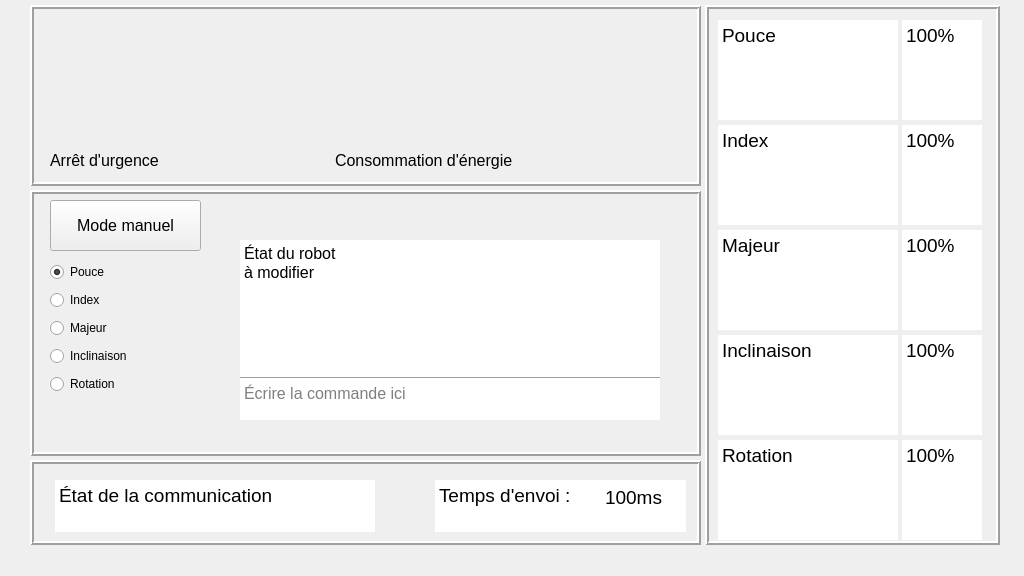
<?xml version="1.0" encoding="UTF-8"?>
<ui version="4.0">
 <class>MainWindow</class>
 <widget class="QMainWindow" name="MainWindow">
  <property name="enabled">
   <bool>true</bool>
  </property>
  <property name="geometry">
   <rect>
    <x>0</x>
    <y>0</y>
    <width>1024</width>
    <height>576</height>
   </rect>
  </property>
  <property name="minimumSize">
   <size>
    <width>1024</width>
    <height>576</height>
   </size>
  </property>
  <property name="maximumSize">
   <size>
    <width>1024</width>
    <height>576</height>
   </size>
  </property>
  <property name="windowTitle">
   <string>Puissance Gant</string>
  </property>
  <widget class="QWidget" name="centralwidget">
   <widget class="QFrame" name="Frame_Comm">
    <property name="geometry">
     <rect>
      <x>30</x>
      <y>460</y>
      <width>671</width>
      <height>85</height>
     </rect>
    </property>
    <property name="frameShape">
     <enum>QFrame::Box</enum>
    </property>
    <property name="frameShadow">
     <enum>QFrame::Raised</enum>
    </property>
    <property name="lineWidth">
     <number>2</number>
    </property>
    <widget class="QTextEdit" name="Text_EtatComm">
     <property name="enabled">
      <bool>true</bool>
     </property>
     <property name="geometry">
      <rect>
       <x>25</x>
       <y>20</y>
       <width>320</width>
       <height>52</height>
      </rect>
     </property>
     <property name="frameShape">
      <enum>QFrame::NoFrame</enum>
     </property>
     <property name="readOnly">
      <bool>true</bool>
     </property>
     <property name="html">
      <string>&lt;!DOCTYPE HTML PUBLIC &quot;-//W3C//DTD HTML 4.0//EN&quot; &quot;http://www.w3.org/TR/REC-html40/strict.dtd&quot;&gt;
&lt;html&gt;&lt;head&gt;&lt;meta name=&quot;qrichtext&quot; content=&quot;1&quot; /&gt;&lt;style type=&quot;text/css&quot;&gt;
p, li { white-space: pre-wrap; }
&lt;/style&gt;&lt;/head&gt;&lt;body style=&quot; font-family:'MS Shell Dlg 2'; font-size:7.8pt; font-weight:400; font-style:normal;&quot;&gt;
&lt;p style=&quot; margin-top:0px; margin-bottom:0px; margin-left:0px; margin-right:0px; -qt-block-indent:0; text-indent:0px;&quot;&gt;&lt;span style=&quot; font-size:14pt;&quot;&gt;État de la communication &lt;/span&gt;&lt;/p&gt;&lt;/body&gt;&lt;/html&gt;</string>
     </property>
    </widget>
    <widget class="QLabel" name="Label_CroixRouge">
     <property name="geometry">
      <rect>
       <x>290</x>
       <y>20</y>
       <width>48</width>
       <height>48</height>
      </rect>
     </property>
     <property name="minimumSize">
      <size>
       <width>48</width>
       <height>48</height>
      </size>
     </property>
     <property name="maximumSize">
      <size>
       <width>48</width>
       <height>48</height>
      </size>
     </property>
     <property name="text">
      <string/>
     </property>
     <property name="pixmap">
      <pixmap resource="Icônes/icones.qrc">:/PathIcones/croix_rouge.png</pixmap>
     </property>
     <property name="scaledContents">
      <bool>true</bool>
     </property>
    </widget>
    <widget class="QLabel" name="Label_CrochetVert">
     <property name="enabled">
      <bool>true</bool>
     </property>
     <property name="geometry">
      <rect>
       <x>290</x>
       <y>20</y>
       <width>48</width>
       <height>48</height>
      </rect>
     </property>
     <property name="minimumSize">
      <size>
       <width>48</width>
       <height>48</height>
      </size>
     </property>
     <property name="maximumSize">
      <size>
       <width>48</width>
       <height>48</height>
      </size>
     </property>
     <property name="text">
      <string/>
     </property>
     <property name="pixmap">
      <pixmap resource="Icônes/icones.qrc">:/PathIcones/crochet_vert.png</pixmap>
     </property>
     <property name="scaledContents">
      <bool>true</bool>
     </property>
    </widget>
    <widget class="QLabel" name="Label_TempsEnvoi">
     <property name="geometry">
      <rect>
       <x>575</x>
       <y>27</y>
       <width>73</width>
       <height>21</height>
      </rect>
     </property>
     <property name="font">
      <font>
       <pointsize>14</pointsize>
      </font>
     </property>
     <property name="text">
      <string>100ms</string>
     </property>
    </widget>
    <widget class="QTextEdit" name="Text_TempsEnvoi">
     <property name="enabled">
      <bool>true</bool>
     </property>
     <property name="geometry">
      <rect>
       <x>405</x>
       <y>20</y>
       <width>251</width>
       <height>52</height>
      </rect>
     </property>
     <property name="font">
      <font>
       <pointsize>14</pointsize>
      </font>
     </property>
     <property name="frameShape">
      <enum>QFrame::NoFrame</enum>
     </property>
     <property name="readOnly">
      <bool>true</bool>
     </property>
     <property name="html">
      <string>&lt;!DOCTYPE HTML PUBLIC &quot;-//W3C//DTD HTML 4.0//EN&quot; &quot;http://www.w3.org/TR/REC-html40/strict.dtd&quot;&gt;
&lt;html&gt;&lt;head&gt;&lt;meta name=&quot;qrichtext&quot; content=&quot;1&quot; /&gt;&lt;style type=&quot;text/css&quot;&gt;
p, li { white-space: pre-wrap; }
&lt;/style&gt;&lt;/head&gt;&lt;body style=&quot; font-family:'MS Shell Dlg 2'; font-size:14pt; font-weight:400; font-style:normal;&quot;&gt;
&lt;p style=&quot; margin-top:0px; margin-bottom:0px; margin-left:0px; margin-right:0px; -qt-block-indent:0; text-indent:0px;&quot;&gt;Temps d'envoi : &lt;/p&gt;&lt;/body&gt;&lt;/html&gt;</string>
     </property>
    </widget>
    <zorder>Text_EtatComm</zorder>
    <zorder>Label_CroixRouge</zorder>
    <zorder>Label_CrochetVert</zorder>
    <zorder>Text_TempsEnvoi</zorder>
    <zorder>Label_TempsEnvoi</zorder>
   </widget>
   <widget class="QFrame" name="Frame_Doigts">
    <property name="geometry">
     <rect>
      <x>705</x>
      <y>5</y>
      <width>295</width>
      <height>540</height>
     </rect>
    </property>
    <property name="autoFillBackground">
     <bool>false</bool>
    </property>
    <property name="frameShape">
     <enum>QFrame::Box</enum>
    </property>
    <property name="frameShadow">
     <enum>QFrame::Raised</enum>
    </property>
    <property name="lineWidth">
     <number>2</number>
    </property>
    <property name="midLineWidth">
     <number>0</number>
    </property>
    <widget class="QWidget" name="horizontalLayoutWidget">
     <property name="geometry">
      <rect>
       <x>10</x>
       <y>10</y>
       <width>271</width>
       <height>531</height>
      </rect>
     </property>
     <layout class="QHBoxLayout" name="Layout_InfoDoigts">
      <property name="spacing">
       <number>1</number>
      </property>
      <item>
       <layout class="QVBoxLayout" name="Layout_Doigts">
        <property name="spacing">
         <number>0</number>
        </property>
        <item>
         <widget class="QTextEdit" name="Text_Pouce">
          <property name="sizePolicy">
           <sizepolicy hsizetype="Fixed" vsizetype="Fixed">
            <horstretch>0</horstretch>
            <verstretch>0</verstretch>
           </sizepolicy>
          </property>
          <property name="minimumSize">
           <size>
            <width>180</width>
            <height>100</height>
           </size>
          </property>
          <property name="maximumSize">
           <size>
            <width>180</width>
            <height>100</height>
           </size>
          </property>
          <property name="font">
           <font>
            <pointsize>14</pointsize>
           </font>
          </property>
          <property name="frameShape">
           <enum>QFrame::Box</enum>
          </property>
          <property name="frameShadow">
           <enum>QFrame::Plain</enum>
          </property>
          <property name="lineWidth">
           <number>0</number>
          </property>
          <property name="readOnly">
           <bool>true</bool>
          </property>
          <property name="html">
           <string>&lt;!DOCTYPE HTML PUBLIC &quot;-//W3C//DTD HTML 4.0//EN&quot; &quot;http://www.w3.org/TR/REC-html40/strict.dtd&quot;&gt;
&lt;html&gt;&lt;head&gt;&lt;meta name=&quot;qrichtext&quot; content=&quot;1&quot; /&gt;&lt;style type=&quot;text/css&quot;&gt;
p, li { white-space: pre-wrap; }
&lt;/style&gt;&lt;/head&gt;&lt;body style=&quot; font-family:'MS Shell Dlg 2'; font-size:14pt; font-weight:400; font-style:normal;&quot;&gt;
&lt;p style=&quot; margin-top:0px; margin-bottom:0px; margin-left:0px; margin-right:0px; -qt-block-indent:0; text-indent:0px;&quot;&gt;Pouce&lt;/p&gt;&lt;/body&gt;&lt;/html&gt;</string>
          </property>
         </widget>
        </item>
        <item>
         <widget class="QTextEdit" name="Text_Index">
          <property name="sizePolicy">
           <sizepolicy hsizetype="Fixed" vsizetype="Fixed">
            <horstretch>0</horstretch>
            <verstretch>0</verstretch>
           </sizepolicy>
          </property>
          <property name="minimumSize">
           <size>
            <width>180</width>
            <height>100</height>
           </size>
          </property>
          <property name="maximumSize">
           <size>
            <width>180</width>
            <height>100</height>
           </size>
          </property>
          <property name="font">
           <font>
            <pointsize>14</pointsize>
           </font>
          </property>
          <property name="frameShape">
           <enum>QFrame::Box</enum>
          </property>
          <property name="frameShadow">
           <enum>QFrame::Plain</enum>
          </property>
          <property name="lineWidth">
           <number>0</number>
          </property>
          <property name="readOnly">
           <bool>true</bool>
          </property>
          <property name="html">
           <string>&lt;!DOCTYPE HTML PUBLIC &quot;-//W3C//DTD HTML 4.0//EN&quot; &quot;http://www.w3.org/TR/REC-html40/strict.dtd&quot;&gt;
&lt;html&gt;&lt;head&gt;&lt;meta name=&quot;qrichtext&quot; content=&quot;1&quot; /&gt;&lt;style type=&quot;text/css&quot;&gt;
p, li { white-space: pre-wrap; }
&lt;/style&gt;&lt;/head&gt;&lt;body style=&quot; font-family:'MS Shell Dlg 2'; font-size:14pt; font-weight:400; font-style:normal;&quot;&gt;
&lt;p style=&quot; margin-top:0px; margin-bottom:0px; margin-left:0px; margin-right:0px; -qt-block-indent:0; text-indent:0px;&quot;&gt;Index&lt;/p&gt;&lt;/body&gt;&lt;/html&gt;</string>
          </property>
         </widget>
        </item>
        <item>
         <widget class="QTextEdit" name="Text_Majeur">
          <property name="sizePolicy">
           <sizepolicy hsizetype="Fixed" vsizetype="Fixed">
            <horstretch>0</horstretch>
            <verstretch>0</verstretch>
           </sizepolicy>
          </property>
          <property name="minimumSize">
           <size>
            <width>180</width>
            <height>100</height>
           </size>
          </property>
          <property name="maximumSize">
           <size>
            <width>180</width>
            <height>100</height>
           </size>
          </property>
          <property name="font">
           <font>
            <pointsize>14</pointsize>
           </font>
          </property>
          <property name="frameShape">
           <enum>QFrame::Box</enum>
          </property>
          <property name="frameShadow">
           <enum>QFrame::Plain</enum>
          </property>
          <property name="lineWidth">
           <number>0</number>
          </property>
          <property name="readOnly">
           <bool>true</bool>
          </property>
          <property name="html">
           <string>&lt;!DOCTYPE HTML PUBLIC &quot;-//W3C//DTD HTML 4.0//EN&quot; &quot;http://www.w3.org/TR/REC-html40/strict.dtd&quot;&gt;
&lt;html&gt;&lt;head&gt;&lt;meta name=&quot;qrichtext&quot; content=&quot;1&quot; /&gt;&lt;style type=&quot;text/css&quot;&gt;
p, li { white-space: pre-wrap; }
&lt;/style&gt;&lt;/head&gt;&lt;body style=&quot; font-family:'MS Shell Dlg 2'; font-size:14pt; font-weight:400; font-style:normal;&quot;&gt;
&lt;p style=&quot; margin-top:0px; margin-bottom:0px; margin-left:0px; margin-right:0px; -qt-block-indent:0; text-indent:0px;&quot;&gt;Majeur&lt;/p&gt;&lt;/body&gt;&lt;/html&gt;</string>
          </property>
         </widget>
        </item>
        <item>
         <widget class="QTextEdit" name="Text_Inclinaison">
          <property name="sizePolicy">
           <sizepolicy hsizetype="Fixed" vsizetype="Fixed">
            <horstretch>0</horstretch>
            <verstretch>0</verstretch>
           </sizepolicy>
          </property>
          <property name="minimumSize">
           <size>
            <width>180</width>
            <height>100</height>
           </size>
          </property>
          <property name="maximumSize">
           <size>
            <width>180</width>
            <height>100</height>
           </size>
          </property>
          <property name="font">
           <font>
            <pointsize>14</pointsize>
           </font>
          </property>
          <property name="frameShape">
           <enum>QFrame::Box</enum>
          </property>
          <property name="frameShadow">
           <enum>QFrame::Plain</enum>
          </property>
          <property name="lineWidth">
           <number>0</number>
          </property>
          <property name="readOnly">
           <bool>true</bool>
          </property>
          <property name="html">
           <string>&lt;!DOCTYPE HTML PUBLIC &quot;-//W3C//DTD HTML 4.0//EN&quot; &quot;http://www.w3.org/TR/REC-html40/strict.dtd&quot;&gt;
&lt;html&gt;&lt;head&gt;&lt;meta name=&quot;qrichtext&quot; content=&quot;1&quot; /&gt;&lt;style type=&quot;text/css&quot;&gt;
p, li { white-space: pre-wrap; }
&lt;/style&gt;&lt;/head&gt;&lt;body style=&quot; font-family:'MS Shell Dlg 2'; font-size:14pt; font-weight:400; font-style:normal;&quot;&gt;
&lt;p style=&quot; margin-top:0px; margin-bottom:0px; margin-left:0px; margin-right:0px; -qt-block-indent:0; text-indent:0px;&quot;&gt;Inclinaison&lt;/p&gt;&lt;/body&gt;&lt;/html&gt;</string>
          </property>
         </widget>
        </item>
        <item>
         <widget class="QTextEdit" name="Text_Rotation">
          <property name="sizePolicy">
           <sizepolicy hsizetype="Fixed" vsizetype="Fixed">
            <horstretch>0</horstretch>
            <verstretch>0</verstretch>
           </sizepolicy>
          </property>
          <property name="minimumSize">
           <size>
            <width>180</width>
            <height>100</height>
           </size>
          </property>
          <property name="maximumSize">
           <size>
            <width>180</width>
            <height>100</height>
           </size>
          </property>
          <property name="font">
           <font>
            <pointsize>14</pointsize>
           </font>
          </property>
          <property name="frameShape">
           <enum>QFrame::Box</enum>
          </property>
          <property name="frameShadow">
           <enum>QFrame::Plain</enum>
          </property>
          <property name="lineWidth">
           <number>0</number>
          </property>
          <property name="readOnly">
           <bool>true</bool>
          </property>
          <property name="html">
           <string>&lt;!DOCTYPE HTML PUBLIC &quot;-//W3C//DTD HTML 4.0//EN&quot; &quot;http://www.w3.org/TR/REC-html40/strict.dtd&quot;&gt;
&lt;html&gt;&lt;head&gt;&lt;meta name=&quot;qrichtext&quot; content=&quot;1&quot; /&gt;&lt;style type=&quot;text/css&quot;&gt;
p, li { white-space: pre-wrap; }
&lt;/style&gt;&lt;/head&gt;&lt;body style=&quot; font-family:'MS Shell Dlg 2'; font-size:14pt; font-weight:400; font-style:normal;&quot;&gt;
&lt;p style=&quot; margin-top:0px; margin-bottom:0px; margin-left:0px; margin-right:0px; -qt-block-indent:0; text-indent:0px;&quot;&gt;Rotation&lt;/p&gt;&lt;/body&gt;&lt;/html&gt;</string>
          </property>
         </widget>
        </item>
       </layout>
      </item>
      <item>
       <layout class="QVBoxLayout" name="Layout_Angles">
        <property name="spacing">
         <number>0</number>
        </property>
        <item>
         <widget class="QTextEdit" name="Text_PourcentagePouce">
          <property name="minimumSize">
           <size>
            <width>80</width>
            <height>100</height>
           </size>
          </property>
          <property name="maximumSize">
           <size>
            <width>80</width>
            <height>100</height>
           </size>
          </property>
          <property name="font">
           <font>
            <pointsize>14</pointsize>
           </font>
          </property>
          <property name="frameShape">
           <enum>QFrame::Box</enum>
          </property>
          <property name="frameShadow">
           <enum>QFrame::Plain</enum>
          </property>
          <property name="lineWidth">
           <number>0</number>
          </property>
          <property name="readOnly">
           <bool>true</bool>
          </property>
          <property name="html">
           <string>&lt;!DOCTYPE HTML PUBLIC &quot;-//W3C//DTD HTML 4.0//EN&quot; &quot;http://www.w3.org/TR/REC-html40/strict.dtd&quot;&gt;
&lt;html&gt;&lt;head&gt;&lt;meta name=&quot;qrichtext&quot; content=&quot;1&quot; /&gt;&lt;style type=&quot;text/css&quot;&gt;
p, li { white-space: pre-wrap; }
&lt;/style&gt;&lt;/head&gt;&lt;body style=&quot; font-family:'MS Shell Dlg 2'; font-size:14pt; font-weight:400; font-style:normal;&quot;&gt;
&lt;p style=&quot; margin-top:0px; margin-bottom:0px; margin-left:0px; margin-right:0px; -qt-block-indent:0; text-indent:0px;&quot;&gt;100%&lt;/p&gt;&lt;/body&gt;&lt;/html&gt;</string>
          </property>
         </widget>
        </item>
        <item>
         <widget class="QTextEdit" name="Text_PourcentageIndex">
          <property name="minimumSize">
           <size>
            <width>80</width>
            <height>100</height>
           </size>
          </property>
          <property name="maximumSize">
           <size>
            <width>80</width>
            <height>100</height>
           </size>
          </property>
          <property name="font">
           <font>
            <pointsize>14</pointsize>
           </font>
          </property>
          <property name="frameShape">
           <enum>QFrame::Box</enum>
          </property>
          <property name="frameShadow">
           <enum>QFrame::Plain</enum>
          </property>
          <property name="lineWidth">
           <number>0</number>
          </property>
          <property name="readOnly">
           <bool>true</bool>
          </property>
          <property name="html">
           <string>&lt;!DOCTYPE HTML PUBLIC &quot;-//W3C//DTD HTML 4.0//EN&quot; &quot;http://www.w3.org/TR/REC-html40/strict.dtd&quot;&gt;
&lt;html&gt;&lt;head&gt;&lt;meta name=&quot;qrichtext&quot; content=&quot;1&quot; /&gt;&lt;style type=&quot;text/css&quot;&gt;
p, li { white-space: pre-wrap; }
&lt;/style&gt;&lt;/head&gt;&lt;body style=&quot; font-family:'MS Shell Dlg 2'; font-size:14pt; font-weight:400; font-style:normal;&quot;&gt;
&lt;p style=&quot; margin-top:0px; margin-bottom:0px; margin-left:0px; margin-right:0px; -qt-block-indent:0; text-indent:0px;&quot;&gt;100%&lt;/p&gt;&lt;/body&gt;&lt;/html&gt;</string>
          </property>
         </widget>
        </item>
        <item>
         <widget class="QTextEdit" name="Text_PourcentageMajeur">
          <property name="minimumSize">
           <size>
            <width>80</width>
            <height>100</height>
           </size>
          </property>
          <property name="maximumSize">
           <size>
            <width>80</width>
            <height>100</height>
           </size>
          </property>
          <property name="font">
           <font>
            <pointsize>14</pointsize>
           </font>
          </property>
          <property name="frameShape">
           <enum>QFrame::Box</enum>
          </property>
          <property name="frameShadow">
           <enum>QFrame::Plain</enum>
          </property>
          <property name="lineWidth">
           <number>0</number>
          </property>
          <property name="readOnly">
           <bool>true</bool>
          </property>
          <property name="html">
           <string>&lt;!DOCTYPE HTML PUBLIC &quot;-//W3C//DTD HTML 4.0//EN&quot; &quot;http://www.w3.org/TR/REC-html40/strict.dtd&quot;&gt;
&lt;html&gt;&lt;head&gt;&lt;meta name=&quot;qrichtext&quot; content=&quot;1&quot; /&gt;&lt;style type=&quot;text/css&quot;&gt;
p, li { white-space: pre-wrap; }
&lt;/style&gt;&lt;/head&gt;&lt;body style=&quot; font-family:'MS Shell Dlg 2'; font-size:14pt; font-weight:400; font-style:normal;&quot;&gt;
&lt;p style=&quot; margin-top:0px; margin-bottom:0px; margin-left:0px; margin-right:0px; -qt-block-indent:0; text-indent:0px;&quot;&gt;100%&lt;/p&gt;&lt;/body&gt;&lt;/html&gt;</string>
          </property>
         </widget>
        </item>
        <item>
         <widget class="QTextEdit" name="Text_PourcentageInclinaison">
          <property name="minimumSize">
           <size>
            <width>80</width>
            <height>100</height>
           </size>
          </property>
          <property name="maximumSize">
           <size>
            <width>80</width>
            <height>100</height>
           </size>
          </property>
          <property name="font">
           <font>
            <pointsize>14</pointsize>
           </font>
          </property>
          <property name="frameShape">
           <enum>QFrame::Box</enum>
          </property>
          <property name="frameShadow">
           <enum>QFrame::Plain</enum>
          </property>
          <property name="lineWidth">
           <number>0</number>
          </property>
          <property name="readOnly">
           <bool>true</bool>
          </property>
          <property name="html">
           <string>&lt;!DOCTYPE HTML PUBLIC &quot;-//W3C//DTD HTML 4.0//EN&quot; &quot;http://www.w3.org/TR/REC-html40/strict.dtd&quot;&gt;
&lt;html&gt;&lt;head&gt;&lt;meta name=&quot;qrichtext&quot; content=&quot;1&quot; /&gt;&lt;style type=&quot;text/css&quot;&gt;
p, li { white-space: pre-wrap; }
&lt;/style&gt;&lt;/head&gt;&lt;body style=&quot; font-family:'MS Shell Dlg 2'; font-size:14pt; font-weight:400; font-style:normal;&quot;&gt;
&lt;p style=&quot; margin-top:0px; margin-bottom:0px; margin-left:0px; margin-right:0px; -qt-block-indent:0; text-indent:0px;&quot;&gt;100%&lt;/p&gt;&lt;/body&gt;&lt;/html&gt;</string>
          </property>
         </widget>
        </item>
        <item>
         <widget class="QTextEdit" name="Text_PourcentageRotation">
          <property name="minimumSize">
           <size>
            <width>80</width>
            <height>100</height>
           </size>
          </property>
          <property name="maximumSize">
           <size>
            <width>80</width>
            <height>100</height>
           </size>
          </property>
          <property name="font">
           <font>
            <pointsize>14</pointsize>
           </font>
          </property>
          <property name="frameShape">
           <enum>QFrame::Box</enum>
          </property>
          <property name="frameShadow">
           <enum>QFrame::Plain</enum>
          </property>
          <property name="lineWidth">
           <number>0</number>
          </property>
          <property name="readOnly">
           <bool>true</bool>
          </property>
          <property name="html">
           <string>&lt;!DOCTYPE HTML PUBLIC &quot;-//W3C//DTD HTML 4.0//EN&quot; &quot;http://www.w3.org/TR/REC-html40/strict.dtd&quot;&gt;
&lt;html&gt;&lt;head&gt;&lt;meta name=&quot;qrichtext&quot; content=&quot;1&quot; /&gt;&lt;style type=&quot;text/css&quot;&gt;
p, li { white-space: pre-wrap; }
&lt;/style&gt;&lt;/head&gt;&lt;body style=&quot; font-family:'MS Shell Dlg 2'; font-size:14pt; font-weight:400; font-style:normal;&quot;&gt;
&lt;p style=&quot; margin-top:0px; margin-bottom:0px; margin-left:0px; margin-right:0px; -qt-block-indent:0; text-indent:0px;&quot;&gt;100%&lt;/p&gt;&lt;/body&gt;&lt;/html&gt;</string>
          </property>
         </widget>
        </item>
       </layout>
      </item>
     </layout>
    </widget>
   </widget>
   <widget class="QFrame" name="Frame_Boutons">
    <property name="geometry">
     <rect>
      <x>30</x>
      <y>5</y>
      <width>671</width>
      <height>181</height>
     </rect>
    </property>
    <property name="frameShape">
     <enum>QFrame::Box</enum>
    </property>
    <property name="frameShadow">
     <enum>QFrame::Raised</enum>
    </property>
    <property name="lineWidth">
     <number>2</number>
    </property>
    <widget class="QLabel" name="Label_ArretUrgence">
     <property name="geometry">
      <rect>
       <x>20</x>
       <y>140</y>
       <width>136</width>
       <height>31</height>
      </rect>
     </property>
     <property name="font">
      <font>
       <pointsize>12</pointsize>
      </font>
     </property>
     <property name="text">
      <string>Arrêt d'urgence</string>
     </property>
    </widget>
    <widget class="QPushButton" name="Button_ArretUrgence">
     <property name="geometry">
      <rect>
       <x>36</x>
       <y>20</y>
       <width>101</width>
       <height>101</height>
      </rect>
     </property>
     <property name="text">
      <string/>
     </property>
     <property name="icon">
      <iconset resource="Icônes/icones.qrc">
       <normaloff>:/PathIcones/arret_urgence.png</normaloff>:/PathIcones/arret_urgence.png</iconset>
     </property>
     <property name="iconSize">
      <size>
       <width>120</width>
       <height>120</height>
      </size>
     </property>
     <property name="checkable">
      <bool>true</bool>
     </property>
     <property name="flat">
      <bool>true</bool>
     </property>
    </widget>
    <widget class="PlotWidget" name="Plot_Energie" native="true">
     <property name="geometry">
      <rect>
       <x>210</x>
       <y>10</y>
       <width>420</width>
       <height>131</height>
      </rect>
     </property>
    </widget>
    <widget class="QLabel" name="Label_ArretUrgence_2">
     <property name="geometry">
      <rect>
       <x>305</x>
       <y>140</y>
       <width>230</width>
       <height>31</height>
      </rect>
     </property>
     <property name="font">
      <font>
       <pointsize>12</pointsize>
      </font>
     </property>
     <property name="text">
      <string>Consommation d'énergie</string>
     </property>
    </widget>
   </widget>
   <widget class="QFrame" name="Frame_Manuel">
    <property name="geometry">
     <rect>
      <x>30</x>
      <y>190</y>
      <width>671</width>
      <height>266</height>
     </rect>
    </property>
    <property name="frameShape">
     <enum>QFrame::Box</enum>
    </property>
    <property name="frameShadow">
     <enum>QFrame::Raised</enum>
    </property>
    <property name="lineWidth">
     <number>2</number>
    </property>
    <widget class="QPushButton" name="Button_ModeManuel">
     <property name="geometry">
      <rect>
       <x>20</x>
       <y>10</y>
       <width>151</width>
       <height>51</height>
      </rect>
     </property>
     <property name="font">
      <font>
       <pointsize>12</pointsize>
      </font>
     </property>
     <property name="text">
      <string>Mode manuel</string>
     </property>
     <property name="checkable">
      <bool>true</bool>
     </property>
     <property name="checked">
      <bool>false</bool>
     </property>
    </widget>
    <widget class="QTextEdit" name="TextEdit_ConsoleManuel">
     <property name="geometry">
      <rect>
       <x>210</x>
       <y>190</y>
       <width>420</width>
       <height>40</height>
      </rect>
     </property>
     <property name="font">
      <font>
       <pointsize>12</pointsize>
      </font>
     </property>
     <property name="frameShape">
      <enum>QFrame::NoFrame</enum>
     </property>
     <property name="html">
      <string>&lt;!DOCTYPE HTML PUBLIC &quot;-//W3C//DTD HTML 4.0//EN&quot; &quot;http://www.w3.org/TR/REC-html40/strict.dtd&quot;&gt;
&lt;html&gt;&lt;head&gt;&lt;meta name=&quot;qrichtext&quot; content=&quot;1&quot; /&gt;&lt;style type=&quot;text/css&quot;&gt;
p, li { white-space: pre-wrap; }
&lt;/style&gt;&lt;/head&gt;&lt;body style=&quot; font-family:'MS Shell Dlg 2'; font-size:12pt; font-weight:400; font-style:normal;&quot;&gt;
&lt;p style=&quot;-qt-paragraph-type:empty; margin-top:0px; margin-bottom:0px; margin-left:0px; margin-right:0px; -qt-block-indent:0; text-indent:0px;&quot;&gt;&lt;br /&gt;&lt;/p&gt;&lt;/body&gt;&lt;/html&gt;</string>
     </property>
     <property name="placeholderText">
      <string>Écrire la commande ici</string>
     </property>
    </widget>
    <widget class="QTextEdit" name="Text_EtatDuRobot">
     <property name="geometry">
      <rect>
       <x>210</x>
       <y>50</y>
       <width>420</width>
       <height>140</height>
      </rect>
     </property>
     <property name="font">
      <font>
       <pointsize>12</pointsize>
      </font>
     </property>
     <property name="frameShape">
      <enum>QFrame::NoFrame</enum>
     </property>
     <property name="readOnly">
      <bool>true</bool>
     </property>
     <property name="html">
      <string>&lt;!DOCTYPE HTML PUBLIC &quot;-//W3C//DTD HTML 4.0//EN&quot; &quot;http://www.w3.org/TR/REC-html40/strict.dtd&quot;&gt;
&lt;html&gt;&lt;head&gt;&lt;meta name=&quot;qrichtext&quot; content=&quot;1&quot; /&gt;&lt;style type=&quot;text/css&quot;&gt;
p, li { white-space: pre-wrap; }
&lt;/style&gt;&lt;/head&gt;&lt;body style=&quot; font-family:'MS Shell Dlg 2'; font-size:12pt; font-weight:400; font-style:normal;&quot;&gt;
&lt;p style=&quot; margin-top:0px; margin-bottom:0px; margin-left:0px; margin-right:0px; -qt-block-indent:0; text-indent:0px;&quot;&gt;État du robot &lt;/p&gt;
&lt;p style=&quot; margin-top:0px; margin-bottom:0px; margin-left:0px; margin-right:0px; -qt-block-indent:0; text-indent:0px;&quot;&gt;à modifier&lt;/p&gt;&lt;/body&gt;&lt;/html&gt;</string>
     </property>
    </widget>
    <widget class="Line" name="Line_SeparationConsole">
     <property name="geometry">
      <rect>
       <x>210</x>
       <y>180</y>
       <width>420</width>
       <height>16</height>
      </rect>
     </property>
     <property name="orientation">
      <enum>Qt::Horizontal</enum>
     </property>
    </widget>
    <widget class="QWidget" name="layoutWidget">
     <property name="geometry">
      <rect>
       <x>20</x>
       <y>70</y>
       <width>97</width>
       <height>141</height>
      </rect>
     </property>
     <layout class="QVBoxLayout" name="Layout_ChoixManuel">
      <item>
       <widget class="QRadioButton" name="Button_ManuelPouce">
        <property name="text">
         <string>Pouce</string>
        </property>
        <property name="checked">
         <bool>true</bool>
        </property>
        <attribute name="buttonGroup">
         <string notr="true">ButtonGroup_MoteursModeManuel</string>
        </attribute>
       </widget>
      </item>
      <item>
       <widget class="QRadioButton" name="Button_ManuelIndex">
        <property name="text">
         <string>Index</string>
        </property>
        <attribute name="buttonGroup">
         <string notr="true">ButtonGroup_MoteursModeManuel</string>
        </attribute>
       </widget>
      </item>
      <item>
       <widget class="QRadioButton" name="Button_ManuelMajeur">
        <property name="text">
         <string>Majeur</string>
        </property>
        <attribute name="buttonGroup">
         <string notr="true">ButtonGroup_MoteursModeManuel</string>
        </attribute>
       </widget>
      </item>
      <item>
       <widget class="QRadioButton" name="Button_ManuelInclinaison">
        <property name="text">
         <string>Inclinaison</string>
        </property>
        <attribute name="buttonGroup">
         <string notr="true">ButtonGroup_MoteursModeManuel</string>
        </attribute>
       </widget>
      </item>
      <item>
       <widget class="QRadioButton" name="Button_ManuelRotation">
        <property name="text">
         <string>Rotation</string>
        </property>
        <attribute name="buttonGroup">
         <string notr="true">ButtonGroup_MoteursModeManuel</string>
        </attribute>
       </widget>
      </item>
     </layout>
    </widget>
   </widget>
   <zorder>Frame_Manuel</zorder>
   <zorder>Frame_Boutons</zorder>
   <zorder>Frame_Doigts</zorder>
   <zorder>Frame_Comm</zorder>
  </widget>
  <widget class="QMenuBar" name="menubar">
   <property name="geometry">
    <rect>
     <x>0</x>
     <y>0</y>
     <width>1024</width>
     <height>26</height>
    </rect>
   </property>
  </widget>
 </widget>
 <customwidgets>
  <customwidget>
   <class>PlotWidget</class>
   <extends>QWidget</extends>
   <header>pyqtgraph</header>
   <container>1</container>
  </customwidget>
 </customwidgets>
 <resources>
  <include location="Icônes/icones.qrc"/>
 </resources>
 <connections/>
 <buttongroups>
  <buttongroup name="ButtonGroup_MoteursModeManuel"/>
 </buttongroups>
</ui>
